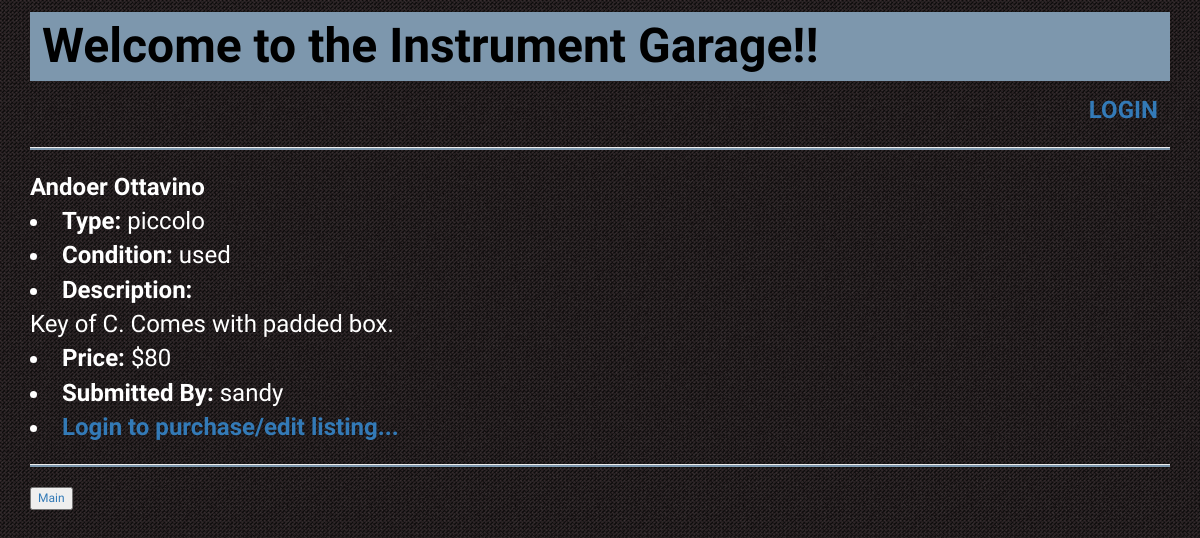
The page /1 on the database its author committed.
### create_db.py (models this page shows, shortened)
class Instrument(Base):
    __tablename__ = 'instrument'
    id = Column(Integer, primary_key=True)
    category_id = Column(Integer, ForeignKey('category.id'))
    category = relationship(Category)
    subcategory_id = Column(Integer,ForeignKey('subcategory.id'))
    subcategory = relationship(Subcategory)
    brand_id = Column(Integer, ForeignKey('brand.id'))
    brand = relationship(Brand)
    model = Column(String(250))
    condition = Column(String(20), nullable=False)
    description = Column(String(250))
    picture = Column(String(250))
    price = Column(String(10))
    user_id = Column(Integer, ForeignKey('user.id'))
    user = relationship(User)

class Brand(Base):
    __tablename__ = 'brand'
    id = Column(Integer, primary_key=True)
    name = Column(String(250),nullable=False)

class Subcategory(Base):
    __tablename__ = 'subcategory'
    id = Column(Integer, primary_key=True)
    name = Column(String(250), nullable=False)
    category_id = Column(Integer,ForeignKey('category.id'))
    category = relationship(Category)

class User(Base):
   __tablename__ = 'user'
   id = Column(Integer, primary_key=True)
   name = Column(String(250), nullable=False)
   email = Column(String(250))
   picture = Column(String(250))

### catalog.py (the view)
@app.route('/<int:instrument_id>')
def instrument(instrument_id):
    instData = session.query(Instrument.model, Instrument.condition,
                             Instrument.description, Instrument.price,
                             Subcategory.name, Brand.name, User.name
                             ).filter_by(id=instrument_id).join(Subcategory) \
                            .join(Brand).join(User)
    heading = "Viewing: " + instData[0][5].capitalize() + ' ' \
        + instData[0][0].capitalize() + ' ' + instData[0][4].capitalize()
    if 'username' in login_session:
        return render_template('instrument.html', menu_heading=heading,
                               username=login_session['username'],
                               instrument_id=instrument_id, info=instData)
    else:
        return render_template('public_instrument.html',
                               instrument_id=instrument_id, info=instData)

### templates/public_instrument.html
{% extends "public_main.html" %}
{% block banner %}
   {{ super() }}
{% endblock %}
{% block header %}
  {{ super() }}
{% endblock %}
{% block content %}
   <hr>
   <div class="instrument_listing">
      {% for item in info %}
         <span class="info_inst_name">{{item[5]}} {{item[0]}}</span>
         <li class="info_inst_type">Type: <span class="inst_value">{{item[4]}}</span></li>
         <li class="info_inst_cond">Condition: <span class="inst_value">{{item[1]}}</span></li>
         <li class="info_inst_des">Description:</br><span class="info_inst_des_text">{{item[2]}}</span></li>
         <li class="info_inst_price">Price: <span class="inst_value">{{item[3]}}</span></li>
         <li class="info_inst_submittedby">Submitted By: <span class="inst_value">{{item[6]}}</span></li>
         <li class="info_inst_more"><a href="/login" >Login to purchase/edit listing...</a></li>
      {% endfor %}
   </div>
   <hr>
   <a href="/thegarage" class="back_to_main"><input type='submit' value="Main"></a>
{% endblock %}

### static/styles/style.css (style rules this page uses)
* { font-family: 'Rajdhani', sans-serif; color: white; }
body { background-image: url("dark-canvas.gif"); }
hr { background-color: #7d97ad; height: 2px; }
.back_to_main { font-size: 1vw; }
.info_inst_name,.info_inst_brand,.info_inst_cond,.info_inst_des, .info_inst_type,.info_inst_model,.info_inst_price, .info_inst_submittedby, .info_inst_more { font-weight: bold; font-size: 2vw; }
.inst_value, .info_inst_des_text { font-weight: normal; }
.instrument_listing { font-size: 1vw; }

### rows shown on the page
Instrument: name "Andoer", model "Ottavino", name "piccolo", condition "used", description "Key of C. Comes with padded box.", price "$80", name "sandy"
